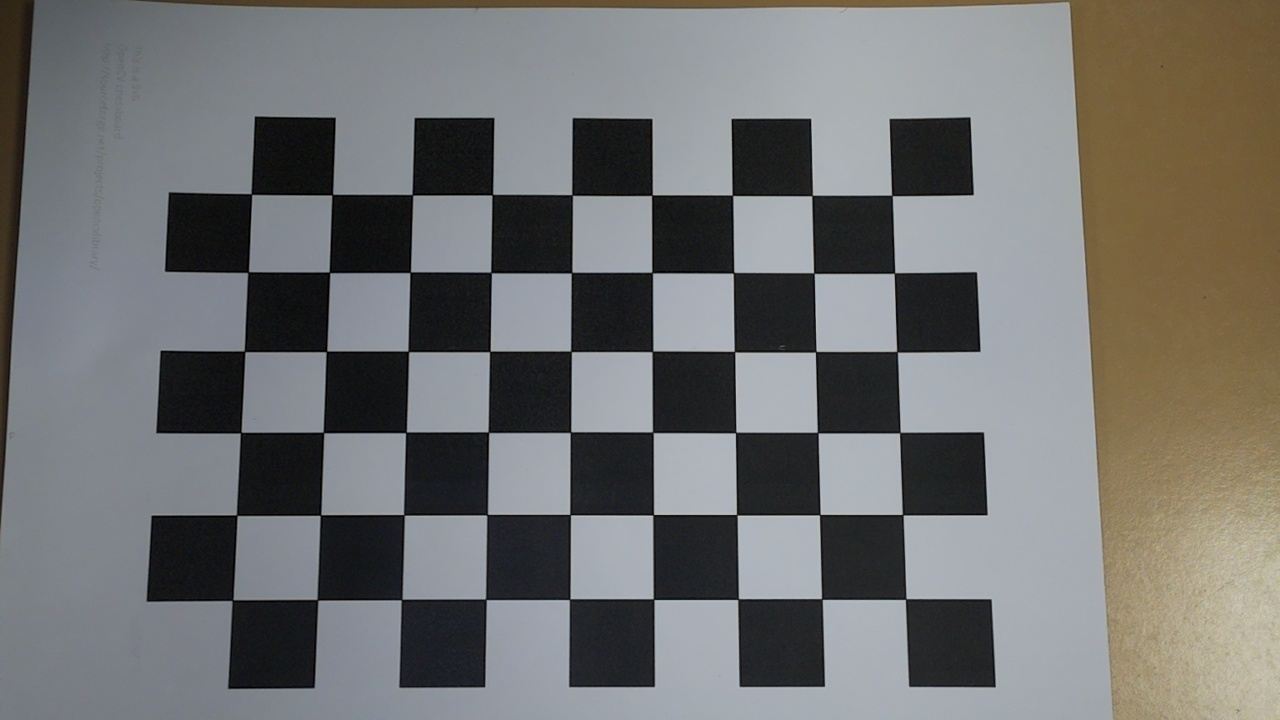
#> input picture Calibracion/picam_1280_720_13.jpg, 1280 x 720 px; its folder holds only this picture in this run
$ python pruebas_calibracion.py
#> lines starting #> are read from the running program, lines starting #| are printed output that depends on the picture; after the words box and inside, x2 and y2 are one past the last pixel; in counts of white or black regions, pixels touching at a corner belong together
import cv2
import glob
import os

# Ajusta a la carpeta Calibracion:
image_paths = glob.glob("Calibracion/*.jpg")

# Tamaño de las esquinas internas (en horizontal, vertical)
# Si tu tablero tiene 9 casillas en horizontal y 6 en vertical,
# son 8 esquinas internas por 5 esquinas internas:
pattern_size = (9, 6)

def test_chessboard_detection_all():
    if not image_paths:
        print("No se encontraron imágenes en la carpeta 'Calibracion/'.")
        return

    for i, img_path in enumerate(image_paths, start=1):
        # Carga la imagen
        img = cv2.imread(img_path)
#> img is the input picture: shape (720, 1280, 3); mean B, G, R 112.5, 113.5, 113.3
        if img is None:
            print(f"No se pudo leer la imagen {img_path}.")
            continue

        gray = cv2.cvtColor(img, cv2.COLOR_BGR2GRAY)
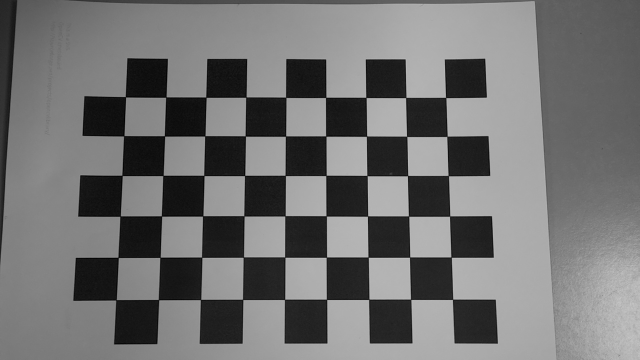
#> gray: shape (720, 1280) (shown at 1/2 size); min 0, max 201, mean 113.4

        # Intentamos encontrar las esquinas del tablero
        ret, corners = cv2.findChessboardCorners(gray, pattern_size, None)
#> ret = True; corners = 54 rows, first 8: [906, 598.9], [822, 599.2], [738.2, 599], [654, 599.5], [569.7, 598.9], [485.5, 599], [401.5, 599.6], [317.3, 599.7]

        # Informamos el resultado
        if ret:
            print(f"Imagen {i}: Se encontraron esquinas en {os.path.basename(img_path)}.")
            # Refinar esquinas (opcional)
            criteria = (cv2.TERM_CRITERIA_EPS + cv2.TERM_CRITERIA_MAX_ITER, 30, 0.01)
            corners = cv2.cornerSubPix(gray, corners, (11, 11), (-1, -1), criteria)
#> corners = 54 rows, first 8: [905.6, 599.1], [821.8, 599], [738.2, 599.2], [653.6, 599.3], [569.7, 599.3], [485.9, 599.3], [401.6, 599.5], [317.4, 599.8]
            # Dibujamos las esquinas en la imagen y mostramos
            cv2.drawChessboardCorners(img, pattern_size, corners, ret)
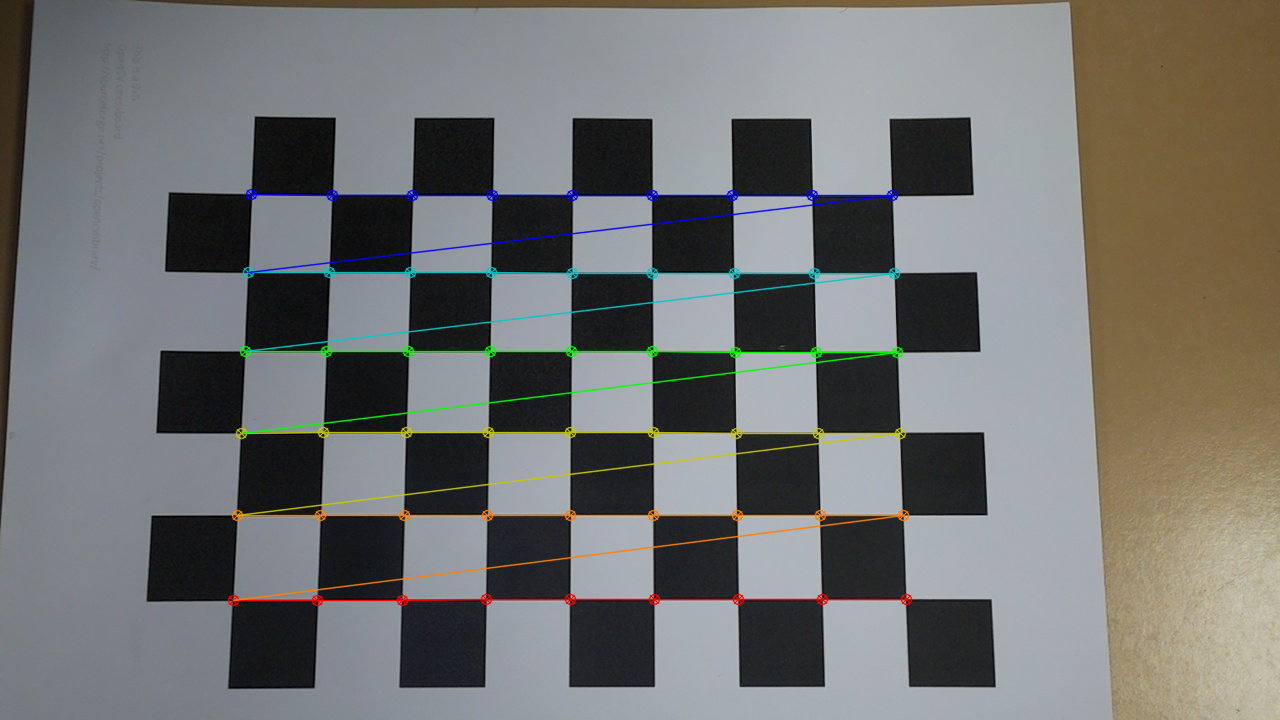
#> img: shape (720, 1280, 3); 2.82% of pixels changed, all inside (x1, y1, x2, y2) = (227, 188, 913, 607)
        else:
            print(f"Imagen {i}: NO se encontraron esquinas en {os.path.basename(img_path)}.")

        # Descomenta estas líneas si quieres ver cada imagen en una ventana
        # cv2.imshow("Tablero", img)
        # cv2.waitKey(0)

    # cv2.destroyAllWindows()

if __name__ == "__main__":
    test_chessboard_detection_all()

$ run again, on Calibracion/picam_1280_720_21.jpg
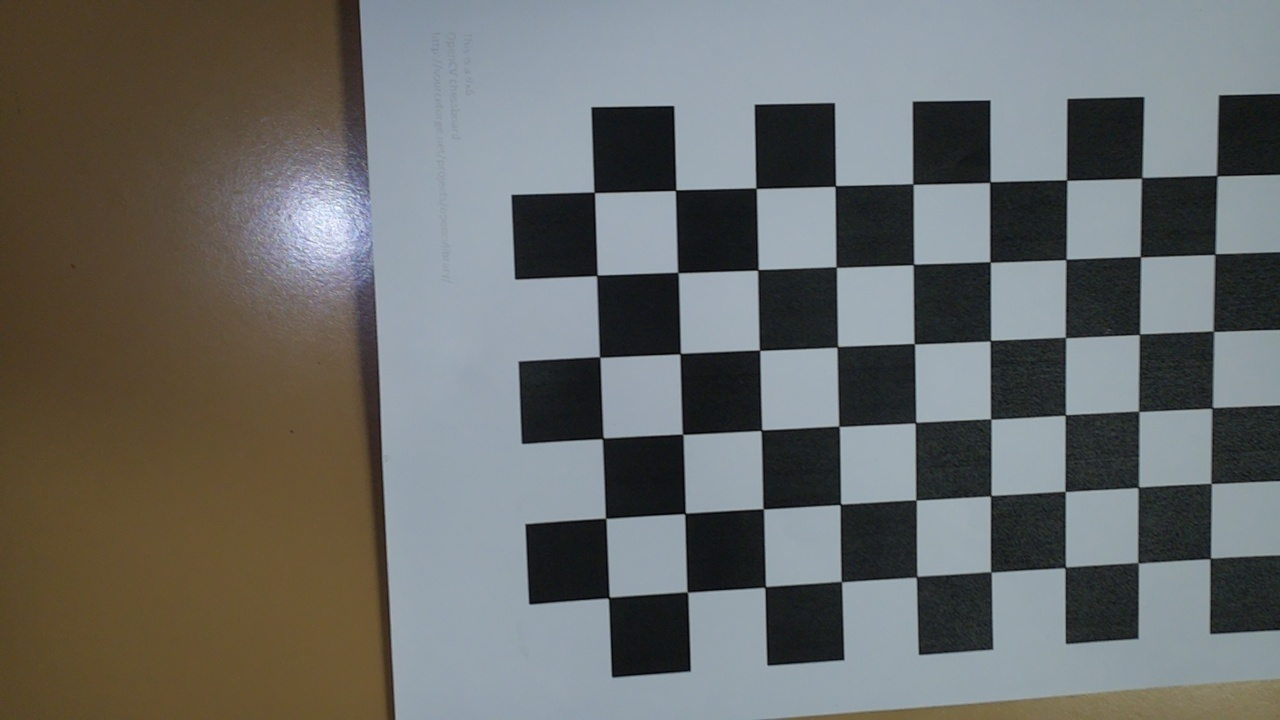
#> input picture Calibracion/picam_1280_720_21.jpg, 1280 x 720 px
#> in test_chessboard_detection_all, img is the input picture: shape (720, 1280, 3); mean B, G, R 105, 107.3, 105.6
#> in test_chessboard_detection_all, `gray = cv2.cvtColor(img, cv2.COLOR_BGR2GRAY)`:
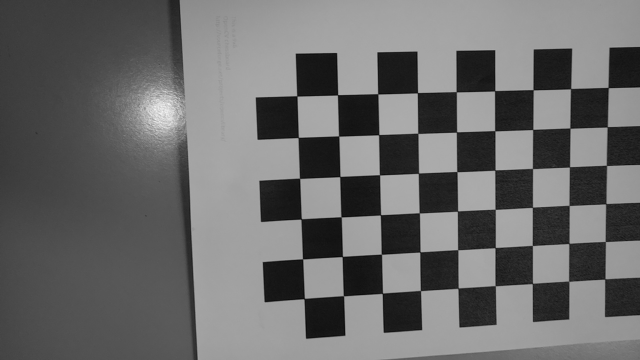
#> gray: shape (720, 1280) (shown at 1/2 size); min 2, max 252, mean 106.5
#> in test_chessboard_detection_all, `ret, corners = cv2.findChessboardCorners(gray, pattern_size, None)`: ret = True; corners = 54 rows, first 8: [1210.3, 558.3], [1138, 562.6], [1065.2, 567.5], [991, 572], [916.5, 576.6], [841.5, 581.6], [765.2, 587.1], [687.3, 592.1]
#> in test_chessboard_detection_all, `corners = cv2.cornerSubPix(gray, corners, (11, 11), (-1, -1), criteria)`: corners = 54 rows, first 8: [1210.2, 558.4], [1138, 562.8], [1065.3, 567.3], [990.9, 571.9], [916.6, 576.7], [841.4, 581.6], [765.1, 586.9], [687.4, 592]
#> in test_chessboard_detection_all, `cv2.drawChessboardCorners(img, pattern_size, corners, ret)`:
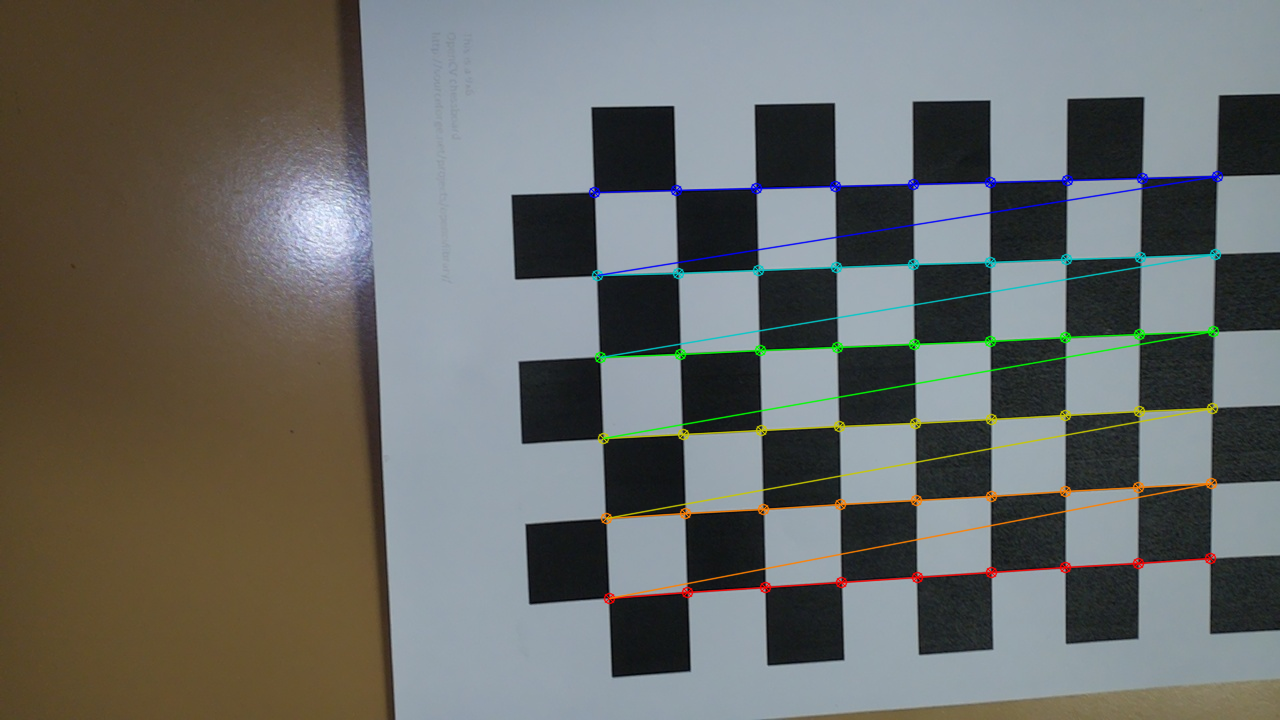
#> img: shape (720, 1280, 3); 2.66% of pixels changed, all inside (x1, y1, x2, y2) = (588, 170, 1224, 605)

$ run again, on Calibracion/picam_1280_720_23.jpg
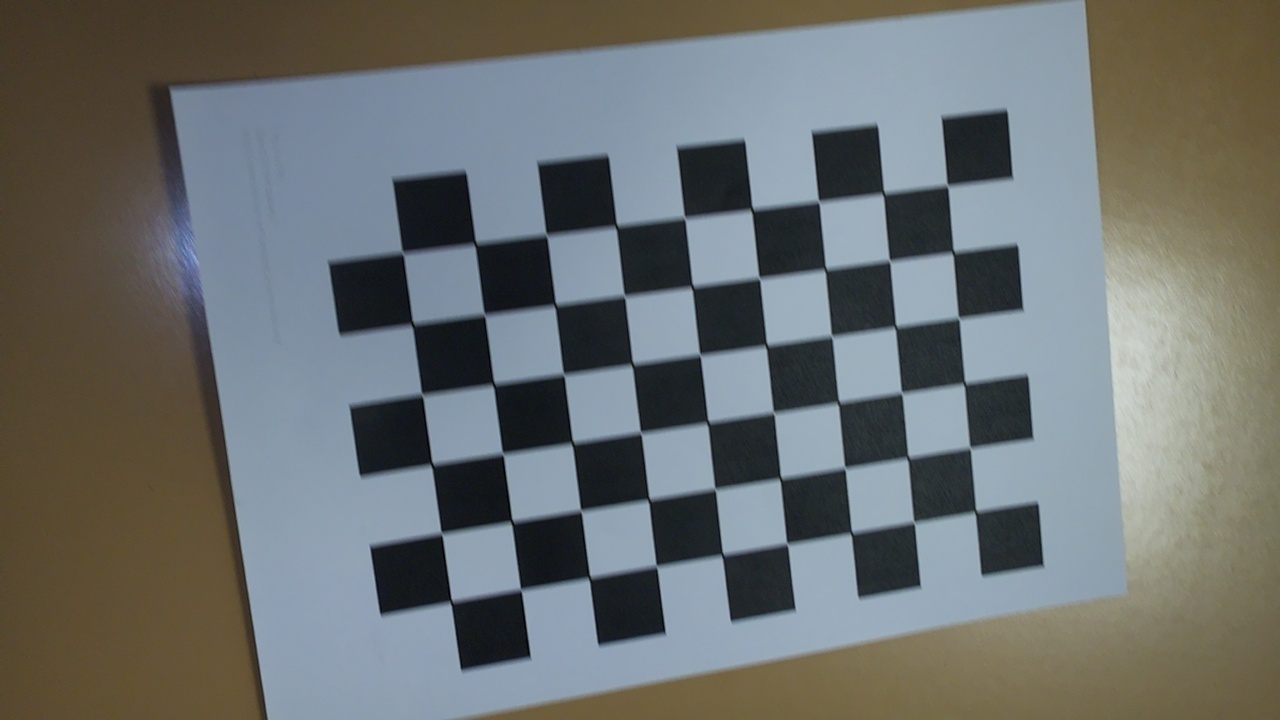
#> input picture Calibracion/picam_1280_720_23.jpg, 1280 x 720 px
#> in test_chessboard_detection_all, img is the input picture: shape (720, 1280, 3); mean B, G, R 111.4, 112.1, 107.9
#> in test_chessboard_detection_all, `gray = cv2.cvtColor(img, cv2.COLOR_BGR2GRAY)`:
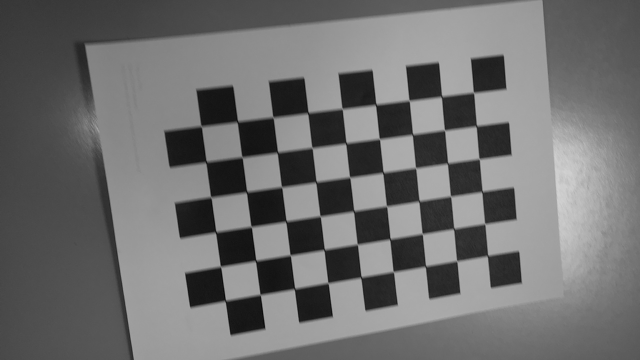
#> gray: shape (720, 1280) (shown at 1/2 size); min 1, max 213, mean 110.8
#> in test_chessboard_detection_all, `ret, corners = cv2.findChessboardCorners(gray, pattern_size, None)`: ret = True; corners = 54 rows, first 8: [975.5, 512], [914, 522], [851.2, 533], [786.5, 543.5], [722.5, 555], [656.5, 566], [589.1, 579], [520.5, 589.5]
#> in test_chessboard_detection_all, `corners = cv2.cornerSubPix(gray, corners, (11, 11), (-1, -1), criteria)`: corners = 54 rows, first 8: [975.4, 511.6], [913.9, 522.2], [851.4, 533], [787, 543.7], [722.3, 554.8], [656.4, 566.1], [589.4, 577.8], [520.8, 589.6]
#> in test_chessboard_detection_all, `cv2.drawChessboardCorners(img, pattern_size, corners, ret)`:
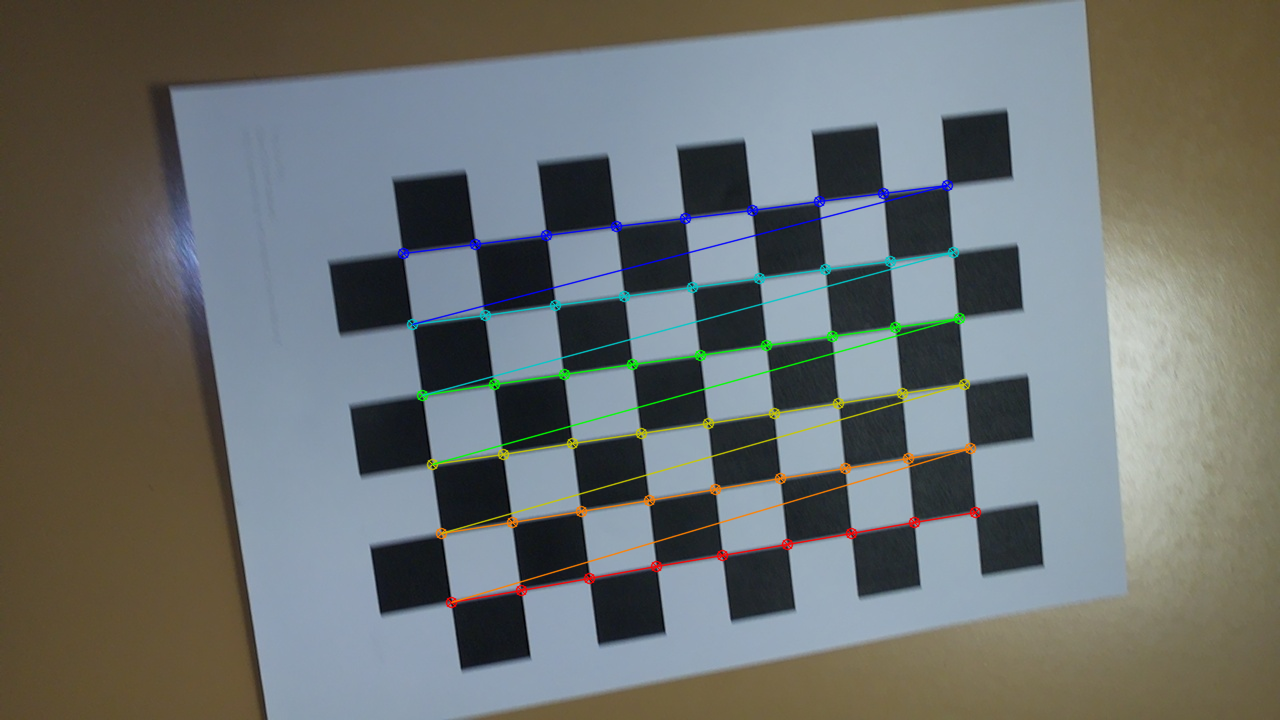
#> img: shape (720, 1280, 3); 2.37% of pixels changed, all inside (x1, y1, x2, y2) = (397, 179, 982, 609)
